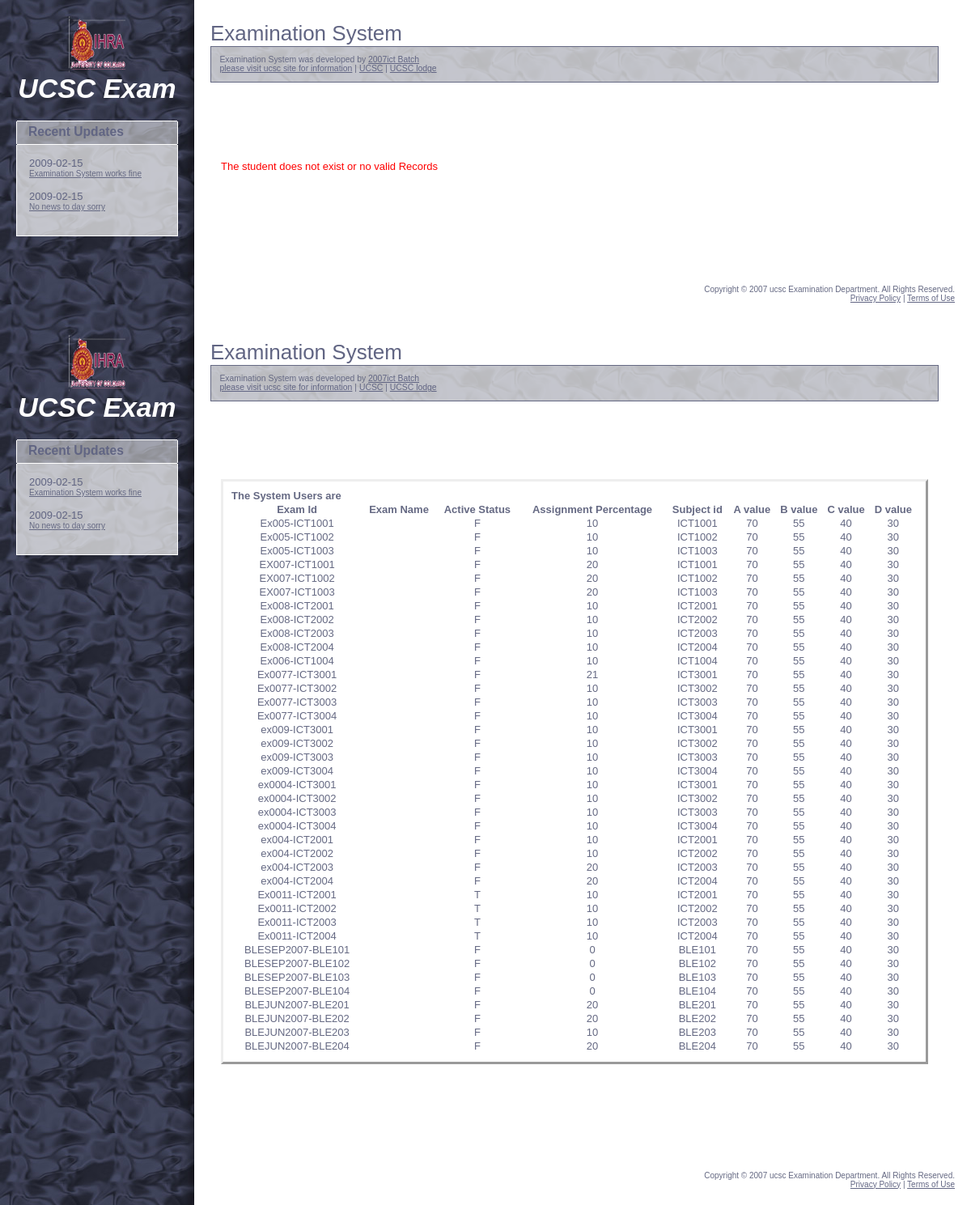
/Reports/ExamDetails.php, run on the app's committed database.
### tables this page shows
CREATE TABLE `news` (
  `Nid` int(10) NOT NULL auto_increment,
  `Date` varchar(50) default NULL,
  `item` varchar(1000) default NULL,
  PRIMARY KEY  (`Nid`)
);

CREATE TABLE `exam` (
  `Exam_id` varchar(20) NOT NULL,
  `ExamName` varchar(20) default NULL,
  `Active` varchar(3) default 'T',
  `AssignmentPercentage` int(4) default NULL,
  `AttendancePercentage` int(4) default NULL,
  `Afrom` int(4) default NULL,
  `Bfrom` int(4) default NULL,
  `Cfrom` int(4) default NULL,
  `Dfrom` int(4) default NULL,
  `Sub_id` varchar(10) default NULL,
  `Exa_id` varchar(15) NOT NULL,
  PRIMARY KEY  (`Exam_id`)
);

### class/Mark.php (called while the page is built, shortened)
<?php
include_once("Connection.php");
require_once("Student.php");
?>

### class/Exam.php (called while the page is built, shortened)
<?php
include_once("Connection.php");
include_once("Mark.php");
class Exam {
    public function selectAllExams(){
        $query="select * from Exam ";
        $result=Connection::connect($query);
        while($row=mysql_fetch_array($result)){
            $ex=new Exam();
            $exid=$row['Exam_id'];
            $ex->Examid=$exid;
            $ex->AssignementPercs=$row['AssignmentPercentage'];
            $ex->AssignementPercs=$row['AttendancePercentage'];
            $ex->Active=$row['Active'];
            $ex->Sub_id=$row['Sub_id'];
            $ex->Afrom=$row['Afrom'];
            $ex->Bfrom=$row['Bfrom'];
            $ex->Cfrom=$row['Cfrom'];
            $ex->Dfrom=$row['Dfrom'];
            $ex->Exa_id=$row['Exa_id'];
            $Exams["$exid"]=$ex;
        }
        if(Connection::$affectedrows!=0){
            return $Exams;
        }else{
            return false;
        }
    }
}
?>

### class/ExaminationOfficerReport.php (called while the page is built, shortened)
<?php
require_once("Exam.php");
require_once("Mark.php");
require_once("Connection.php");
?>

### class/Connection.php (called while the page is built, shortened)
<?php
class Connection{
    public static  function connect($query){
        $result=mysql_query($query) or die("qurery failed".mysql_error());
        return $result;
    }
}
?>

### class/News.php (called while the page is built, shortened)
<?php
require_once('Connection.php');
class News {
    public function setNewsItems(){
        $query="select * from News ";
        $result=Connection::connect($query);
        while($row=mysql_fetch_array($result)){
            $new=new News();
            $nid=$row['Nid'];
            $new->Date=$row['Date'];
            $new->Item=$row['item'];
            $new->NID=$nid;
            $news["$nid"]=$new;
        }
        if(Connection::$affectedrows!=0){
             return $news;
        }
        else{
            return false;
        }
    }
}
?>

### Reports/ExamDetails.php (the view, shortened to what this page needs)
<?php
require_once("../class/ExaminationOfficerReport.php");
require_once("../class/Connection.php");
require_once("../class/Subject.php");
require_once("../class/Exam.php");
$exa=new Exam();
$exams=$exa->selectAllExams();
?>
<!DOCTYPE html PUBLIC "-//W3C//DTD XHTML 1.0 Strict//EN" "http://www.w3.org/TR/xhtml1/DTD/xhtml1-strict.dtd">
<html xmlns="http://www.w3.org/1999/xhtml">
    <head>
        <link href="../Style/default2.css" rel="stylesheet" type="text/css" />
    </head>
    <body>
        <div id="sidebar">
            <div id="logo">
                <h1><a href="#">UCSC Exam </a></h1>
            </div>
             <div id="updates" class="boxed">
                <h2 class="title">Recent Updates</h2>
                <div class="content">
                    <ul>
                        <?php
                        include_once('../class/News.php');
$news=new News();
if(isset($_SESSION['news'])){
    $new=unserialize($_SESSION['news']);
}
else{
    $new=$news->setNewsItems();
    $_SESSION['news']=serialize($new);
}
                        if(is_array($new)){
                            foreach($new as $ne){
                                echo "<li>";
                                echo "<h3>$ne->Date</h3>";
                                echo "<p><u>$ne->Item</u></p>";
                                echo "</li>";
                            }
                        }
                        else{
                            echo "<li>";
                            echo "no news added by the adminstrator";
                            echo "</li>";
                        }
                        ?>
                    </ul>
                </div>
            </div>
        </div>
        <div id="main">
            <div id="welcome" class="post">
                <h2 class="title">Examination System</h2>
                <div class="meta">
			<p>Examination System was developed by <a href="index.php">2007ict Batch</a><br />
				<a href="#">please visit ucsc site for information</a> | <a href="ucsc.cmb.ac.lk">UCSC</a> | <a href="www.ucsclodge.lk">UCSC lodge</a></p>
		</div>
                <div class="story">
                    <p>&nbsp;</p>
                    <p>&nbsp;</p>
                      <div style="border-style:outset;padding:10px">
                       <b> The System Users are</b><br/>
                        <table cellpadding="2" width="100%" style="text-align:center">
                                <thead>
                                    <tr>
                                        <th>Exam Id</th>
                                        <th>Exam Name</th>
                                        <th>Active Status</th>
                                        <th>Assignment Percentage</th>
                                        <th>Subject id</th>
                                        <th>A value</th>
                                        <th>B value</th>
                                        <th>C value</th>
                                        <th>D value</th>
                                  </tr>
                                </thead>
                            <?php
                            if(is_array($exams)){
                            foreach($exams as $e){
                                echo "<tr>";
                              echo "<td>$e->Examid</td>";
                              echo "<td>$e->ExamName</td>";
                              echo "<td>$e->Active</td>";
                               echo "<td>$e->AssignementPercs</td>";
                              echo "<td>$e->Sub_id</td>";
                              echo "<td>$e->Afrom</td>";
                               echo "<td>$e->Bfrom</td>";
                              echo "<td>$e->Cfrom</td>";
                              echo "<td>$e->Dfrom</td>";
                              echo "</tr>";
                            }
}
                            ?>
                        </table>
                    </div>
                    <p>&nbsp;</p>
                </div>
            </div>
            <div id="example" class="post">
                <h2 class="title">&nbsp;</h2>
            </div>
        </div>
        <div id="footer">
            <p id="legal">Copyright &copy; 2007 ucsc Examination Department. All Rights Reserved. </p>
            <p id="links"><a href="#">Privacy Policy</a> | <a href="#">Terms of Use</a></p>
        </div>
    </body>
</html>

### Reports/Student.php (shortened to what this page needs)
<?php
require_once("../class/ExaminationOfficerReport.php");
require_once("../class/Student.php");
?>
<!DOCTYPE html PUBLIC "-//W3C//DTD XHTML 1.0 Strict//EN" "http://www.w3.org/TR/xhtml1/DTD/xhtml1-strict.dtd">
<html xmlns="http://www.w3.org/1999/xhtml">
    <head>
        <link href="../Style/default2.css" rel="stylesheet" type="text/css" />
    </head>
    <body>
        <div id="sidebar">
            <div id="logo">
                <h1><a href="#">UCSC Exam </a></h1>
            </div>
            <div id="updates" class="boxed">
                <h2 class="title">Recent Updates</h2>
                <div class="content">
                    <ul>
                        <?php
                        include_once('../class/News.php');
                        $news=new News();
                        if(isset($_SESSION['news'])){
                            $new=unserialize($_SESSION['news']);
                        }
                        else{
                            $new=$news->setNewsItems();
                        }
                        if(is_array($new)){
                            foreach($new as $ne){
                                echo "<li>";
                                echo "<h3>$ne->Date</h3>";
                                echo "<p><u>$ne->Item</u></p>";
                                echo "</li>";
                            }
                        }
                        else{
                            echo "<li>";
                            echo "no news added by the adminstrator";
                            echo "</li>";
                        }
                        ?>
                    </ul>
                </div>
            </div>
        </div>
        <div id="main">
            <div id="welcome" class="post">
                <h2 class="title">Examination System</h2>
                <div class="meta">
                    <p>Examination System was developed by <a href="index.php">2007ict Batch</a><br />
                    <a href="#">please visit ucsc site for information</a> | <a href="ucsc.cmb.ac.lk">UCSC</a> | <a href="www.ucsclodge.lk">UCSC lodge</a></p>
                </div>
                <div class="story">
                    <p>&nbsp;</p>
                    <p>&nbsp;</p>
                    <?php
                    if($student!=false&& is_array($R)){
                        echo "Registration Identification:".$student."<br />";
                        echo "Student Name:.$stu->Name<br/>";
                        echo "Student Identity:$stu->nationalid<br/>";
                        echo "Student contact:$stu->Mobile<br/>";
                        echo "<hr/>";
                        echo "<hr/>";
                        echo "<table>";
                        echo "<head>";
                        echo "<th>";
                        echo "<td>Examination id</td>";
                        echo "<td>Subject Name</td>";
                        echo "<td>Marks for paper</td>";
                        echo "<td>Marks for Assignment</td>";
                        echo "<td>Percentage for Assignment</td>";
                        echo "<td>Total Mark</td>";
                        echo "<td>Rank for paper</td>";
                        echo "</th>";
                        echo "</head>";
                        foreach($R as $r){
                            echo "<tr>";
                            echo "<td>$r->ExamId </td>";
                            echo"<td>$r->Sub_id</td>";
                            echo "<td>$r->Paper </td>";
                            echo "<td>$r->Assignment</td>";
                            echo "<td>$r->AssignmentPercentage%</td>";
                            echo "<td><b>:$r->Mark</b></td >";
                            echo "<td>:$r->Rank</td >";
                            echo "</tr>";
                        }
                        echo "</table>";
                        echo "<hr/>";
                        echo "The total of the above is:".$Rep->getTotal()."<br/>";
                        echo "The Average of the above is :".$Rep->getAverage()."<br/>";
                    }
                    else{
                        echo "<font color=\"red\">The student does not exist or no valid Records</font>";
                    }
                    ?>
                    <p>&nbsp;</p>
                </div>
            </div>
            <div id="example" class="post">
                <h2 class="title">&nbsp;</h2>
            </div>
        </div>
        <div id="footer">
            <p id="legal">Copyright &copy; 2007 ucsc Examination Department. All Rights Reserved. </p>
            <p id="links"><a href="#">Privacy Policy</a> | <a href="#">Terms of Use</a></p>
        </div>
    </body>
</html>

### Style/default2.css (style rules this page uses)
* { margin: 0; padding: 0; }
body { background: #FFFFFF url(../images/img01.jpg) repeat-y; font: normal small Arial, Helvetica, sans-serif; color: #656983; }
h1, h2, h3 { font-weight: normal; color: #616583; }
h2 { font-size: 2em; }
p, blockquote, ul, ol { margin-bottom: 1.5em; }
ul { margin-left: 3em; }
a { color: #616583; }
.boxed { margin-bottom: 20px; }
.boxed .title { height: 25px; padding: 5px 0 0 15px; background: url(../images/img03.gif) no-repeat; font-size: 1.2em; font-weight: bold; }
.boxed .content { padding: 15px; background: url(../images/img04.gif); border: 1px solid #FFFFFF; border-top: none; }
.post { padding: 2em 0 0 0; }
.post .meta { padding: 1em; background: #656983 url(../images/img04.gif); border: 1px solid #656983; font-size: .8em; }
.post .meta p { margin: 0; }
.post .story { padding: 1em; }
.post .story p, .post .story blockquote, .post .story ul, .post .story ol { line-height: 1.7em; }
#logo { padding: 70px 0 20px 0; background: url(../images/ucsc.png) no-repeat center top; text-align: center; }
#logo h1 { font-size: 2.6em; font-weight: bold; font-style: italic; }
#logo a { text-decoration: none; color: #FFFFFF; }
#main { margin: 0 40px 0 260px; }
#sidebar { float: left; position: relative; width: 200px; padding: 20px; }
#updates ul { margin: 0; padding: 0; list-style: none; }
#updates h3 { font-size: small; }
#updates p { font-size: x-small; }
#footer { clear: both; padding: 20px; }
#footer p { margin: 0; text-align: right; font-size: x-small; }

### data on the page
news: Date "2009-02-15", item "Examination System works fine"
news: Date "2009-02-15", item "No news to day sorry"
exam: Exam_id "Ex005-ICT1001", Active "F", AttendancePercentage "10", Sub "ICT1001", Afrom "70", Bfrom "55", Cfrom "40", Dfrom "30"
exam: Exam_id "Ex005-ICT1002", Active "F", AttendancePercentage "10", Sub "ICT1002", Afrom "70", Bfrom "55", Cfrom "40", Dfrom "30"
exam: Exam_id "Ex005-ICT1003", Active "F", AttendancePercentage "10", Sub "ICT1003", Afrom "70", Bfrom "55", Cfrom "40", Dfrom "30"
exam: Exam_id "EX007-ICT1001", Active "F", AttendancePercentage "20", Sub "ICT1001", Afrom "70", Bfrom "55", Cfrom "40", Dfrom "30"
exam: Exam_id "EX007-ICT1002", Active "F", AttendancePercentage "20", Sub "ICT1002", Afrom "70", Bfrom "55", Cfrom "40", Dfrom "30"
exam: Exam_id "EX007-ICT1003", Active "F", AttendancePercentage "20", Sub "ICT1003", Afrom "70", Bfrom "55", Cfrom "40", Dfrom "30"
exam: Exam_id "Ex008-ICT2001", Active "F", AttendancePercentage "10", Sub "ICT2001", Afrom "70", Bfrom "55", Cfrom "40", Dfrom "30"
exam: Exam_id "Ex008-ICT2002", Active "F", AttendancePercentage "10", Sub "ICT2002", Afrom "70", Bfrom "55", Cfrom "40", Dfrom "30"
exam: Exam_id "Ex008-ICT2003", Active "F", AttendancePercentage "10", Sub "ICT2003", Afrom "70", Bfrom "55", Cfrom "40", Dfrom "30"
exam: Exam_id "Ex008-ICT2004", Active "F", AttendancePercentage "10", Sub "ICT2004", Afrom "70", Bfrom "55", Cfrom "40", Dfrom "30"
exam: Exam_id "Ex006-ICT1004", Active "F", AttendancePercentage "10", Sub "ICT1004", Afrom "70", Bfrom "55", Cfrom "40", Dfrom "30"
exam: Exam_id "Ex0077-ICT3001", Active "F", AttendancePercentage "21", Sub "ICT3001", Afrom "70", Bfrom "55", Cfrom "40", Dfrom "30"
exam: Exam_id "Ex0077-ICT3002", Active "F", AttendancePercentage "10", Sub "ICT3002", Afrom "70", Bfrom "55", Cfrom "40", Dfrom "30"
exam: Exam_id "Ex0077-ICT3003", Active "F", AttendancePercentage "10", Sub "ICT3003", Afrom "70", Bfrom "55", Cfrom "40", Dfrom "30"
exam: Exam_id "Ex0077-ICT3004", Active "F", AttendancePercentage "10", Sub "ICT3004", Afrom "70", Bfrom "55", Cfrom "40", Dfrom "30"
exam: Exam_id "ex009-ICT3001", Active "F", AttendancePercentage "10", Sub "ICT3001", Afrom "70", Bfrom "55", Cfrom "40", Dfrom "30"
exam: Exam_id "ex009-ICT3002", Active "F", AttendancePercentage "10", Sub "ICT3002", Afrom "70", Bfrom "55", Cfrom "40", Dfrom "30"
exam: Exam_id "ex009-ICT3003", Active "F", AttendancePercentage "10", Sub "ICT3003", Afrom "70", Bfrom "55", Cfrom "40", Dfrom "30"
exam: Exam_id "ex009-ICT3004", Active "F", AttendancePercentage "10", Sub "ICT3004", Afrom "70", Bfrom "55", Cfrom "40", Dfrom "30"
exam: Exam_id "ex0004-ICT3001", Active "F", AttendancePercentage "10", Sub "ICT3001", Afrom "70", Bfrom "55", Cfrom "40", Dfrom "30"
exam: Exam_id "ex0004-ICT3002", Active "F", AttendancePercentage "10", Sub "ICT3002", Afrom "70", Bfrom "55", Cfrom "40", Dfrom "30"
exam: Exam_id "ex0004-ICT3003", Active "F", AttendancePercentage "10", Sub "ICT3003", Afrom "70", Bfrom "55", Cfrom "40", Dfrom "30"
exam: Exam_id "ex0004-ICT3004", Active "F", AttendancePercentage "10", Sub "ICT3004", Afrom "70", Bfrom "55", Cfrom "40", Dfrom "30"
exam: Exam_id "ex004-ICT2001", Active "F", AttendancePercentage "10", Sub "ICT2001", Afrom "70", Bfrom "55", Cfrom "40", Dfrom "30"
exam: Exam_id "ex004-ICT2002", Active "F", AttendancePercentage "10", Sub "ICT2002", Afrom "70", Bfrom "55", Cfrom "40", Dfrom "30"
exam: Exam_id "ex004-ICT2003", Active "F", AttendancePercentage "20", Sub "ICT2003", Afrom "70", Bfrom "55", Cfrom "40", Dfrom "30"
exam: Exam_id "ex004-ICT2004", Active "F", AttendancePercentage "20", Sub "ICT2004", Afrom "70", Bfrom "55", Cfrom "40", Dfrom "30"
exam: Exam_id "Ex0011-ICT2001", Active "T", AttendancePercentage "10", Sub "ICT2001", Afrom "70", Bfrom "55", Cfrom "40", Dfrom "30"
exam: Exam_id "Ex0011-ICT2002", Active "T", AttendancePercentage "10", Sub "ICT2002", Afrom "70", Bfrom "55", Cfrom "40", Dfrom "30"
exam: Exam_id "Ex0011-ICT2003", Active "T", AttendancePercentage "10", Sub "ICT2003", Afrom "70", Bfrom "55", Cfrom "40", Dfrom "30"
exam: Exam_id "Ex0011-ICT2004", Active "T", AttendancePercentage "10", Sub "ICT2004", Afrom "70", Bfrom "55", Cfrom "40", Dfrom "30"
exam: Exam_id "BLESEP2007-BLE101", Active "F", AttendancePercentage "0", Sub "BLE101", Afrom "70", Bfrom "55", Cfrom "40", Dfrom "30"
exam: Exam_id "BLESEP2007-BLE102", Active "F", AttendancePercentage "0", Sub "BLE102", Afrom "70", Bfrom "55", Cfrom "40", Dfrom "30"
exam: Exam_id "BLESEP2007-BLE103", Active "F", AttendancePercentage "0", Sub "BLE103", Afrom "70", Bfrom "55", Cfrom "40", Dfrom "30"
exam: Exam_id "BLESEP2007-BLE104", Active "F", AttendancePercentage "0", Sub "BLE104", Afrom "70", Bfrom "55", Cfrom "40", Dfrom "30"
exam: Exam_id "BLEJUN2007-BLE201", Active "F", AttendancePercentage "20", Sub "BLE201", Afrom "70", Bfrom "55", Cfrom "40", Dfrom "30"
exam: Exam_id "BLEJUN2007-BLE202", Active "F", AttendancePercentage "20", Sub "BLE202", Afrom "70", Bfrom "55", Cfrom "40", Dfrom "30"
exam: Exam_id "BLEJUN2007-BLE203", Active "F", AttendancePercentage "10", Sub "BLE203", Afrom "70", Bfrom "55", Cfrom "40", Dfrom "30"
exam: Exam_id "BLEJUN2007-BLE204", Active "F", AttendancePercentage "20", Sub "BLE204", Afrom "70", Bfrom "55", Cfrom "40", Dfrom "30"
